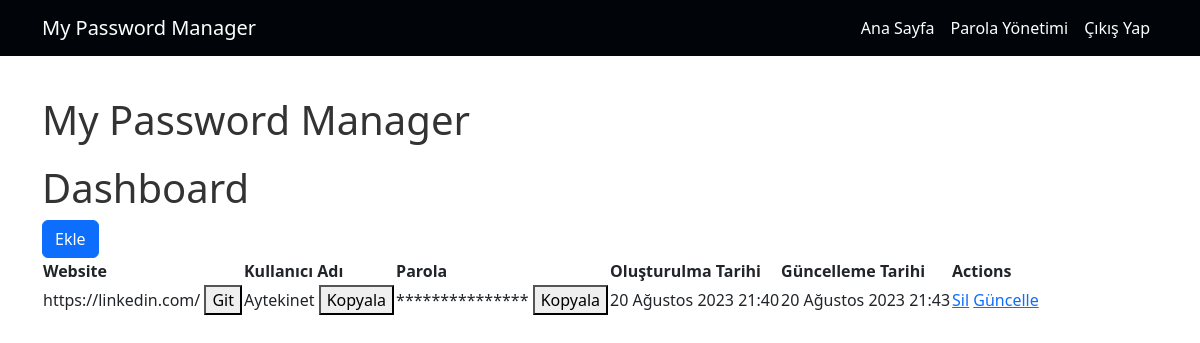
Screenshot of /dashboard/ (signed in) with the database file from the repository.
### password_manager_app/models.py (models this page shows, shortened)
class Password(models.Model):
    user = models.ForeignKey(
        User,
        on_delete=models.CASCADE,
        related_name="user_passwords"
    )
    website = models.CharField(max_length=100)
    username = models.CharField(max_length=100)
    password = models.CharField(max_length=100)
    created_at = models.DateTimeField(auto_now_add=True)  # Oluşturulma zamanı otomatik olarak atanır
    updated_at = models.DateTimeField(auto_now=True)  # Her güncellemede güncellenir

### password_manager_app/views.py (the view)
# urls.py: path('dashboard/', views.dashboard, name='dashboard'),  # Örnek bir dashboard URL tanımı
def dashboard(request):
    passwords = Password.objects.filter(user=request.user)
    return render(request, 'myapp/dashboard.html', {'passwords': passwords})

### password_manager_app/templates/myapp/dashboard.html (shortened to what this page needs)
{% extends "base.html" %}
{% block content %}
<h1>Dashboard</h1>
<a href="{% url 'add_password' %}" class="btn btn-primary">Ekle</a>
<table>
  <thead>
    <tr>
      <th>Website</th>
      <th>Kullanıcı Adı</th>
      <th>Parola</th>
      <th>Oluşturulma Tarihi</th>
      <th>Güncelleme Tarihi</th>
      <th>Actions</th>
    </tr>
  </thead>
  <tbody>
    {% for password in passwords %}
    <tr>
      <td>
        {{ password.website }}
        <button class="go-website" data-website="{{ password.website }}">Git</button>
      </td>
      <td>
        {{ password.username }}
        <button class="copy-username" data-username="{{ password.username }}">Kopyala</button>
      </td>
      <td>
        <span class="password" data-password="{{ password.password }}">
          {% for i in password.password %}*{% endfor %}
        </span>
        <button class="copy-password">Kopyala</button>
      </td>
      <td>{{ password.created_at }}</td>
      <td>{{ password.updated_at }}</td>
      <td>
        <a href="{% url 'delete_password' password.id %}" class="delete-password">Sil</a>
        <a href="{% url 'update_password' password.id %}" class="update-password">Güncelle</a>
      </td>
    </tr>
    {% empty %}
    <tr>
      <td colspan="6">Kaydedilmiş şifre yok.</td>
    </tr>
    {% endfor %}
  </tbody>
</table>
{% endblock %}

### static/css/styles.css (style rules this page uses)
h1 { font-size: 2.5rem; color: #333; margin-top: 20px; }

### rows the page displays
Password: website "https://linkedin.com/", username "Aytekinet", created_at "20 Ağustos 2023 21:40", updated_at "20 Ağustos 2023 21:43"
